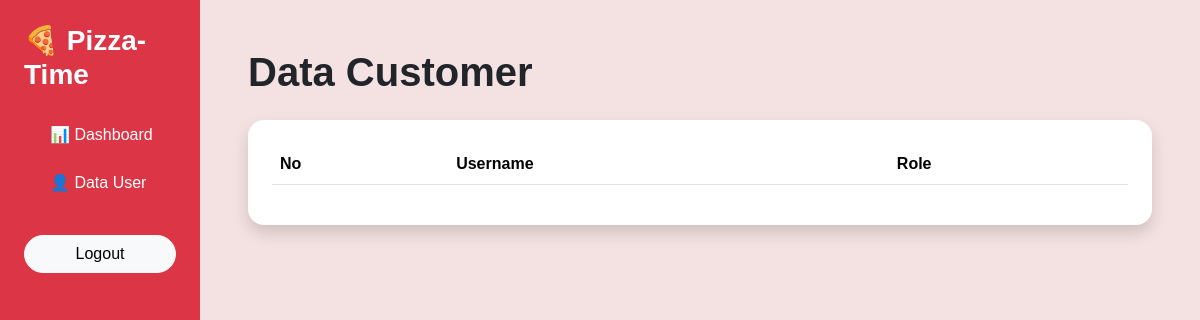
/admin/data_users.php (signed in), run on an earlier commit of the app's database.
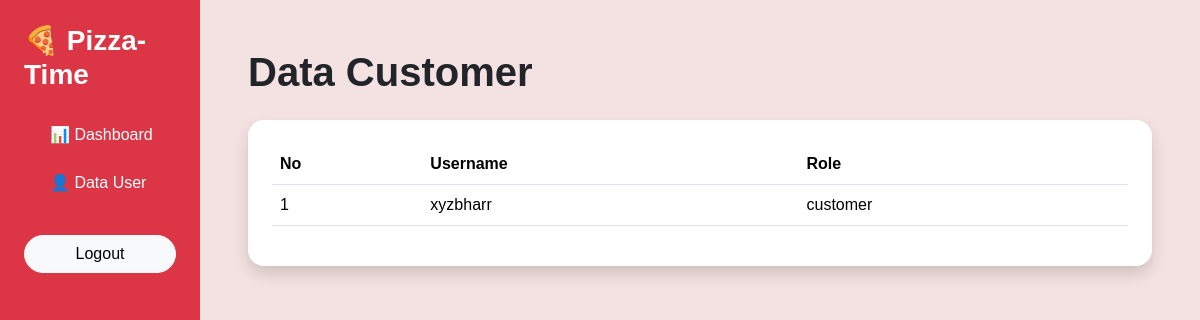
And on a later commit of the database.
### tables this page shows
CREATE TABLE `users` (
  `id` int(11) NOT NULL,
  `username` varchar(100) NOT NULL,
  `password` varchar(255) NOT NULL,
  `role` enum('admin','customer') NOT NULL
);

### admin/data_users.php (the view, shortened to what this page needs)
<?php
include '../koneksi.php';
$user = mysqli_query($koneksi,
    "SELECT * FROM users
     WHERE role='customer'");
?>
<!DOCTYPE html>
<html lang="en">
<head>
    <link href="https://cdn.jsdelivr.net/npm/bootstrap@5.3.8/dist/css/bootstrap.min.css"
          rel="stylesheet">
    <link rel="stylesheet"
          href="../css/style.css">
</head>
<body>
<div class="container-fluid">
    <div class="row">
        <div class="col-md-2 bg-danger min-vh-100 p-4">
            <h3 class="text-white fw-bold mb-4">
                🍕 Pizza-Time
            </h3>
            <ul class="nav flex-column">
                <li class="nav-item mb-2">
                    <a href="dashboard.php"
                       class="nav-link text-white">
                       📊 Dashboard
                    </a>
                </li>
                <li class="nav-item mb-2">
                    <a href="data_users.php"
                       class="nav-link text-white">
                       👤 Data User
                    </a>
                </li>
                <li class="nav-item mt-4">
                    <a href="../logout.php"
                       class="btn btn-light w-100 rounded-pill">
                       Logout
                    </a>
                </li>
            </ul>
        </div>
        <div class="col-md-10 p-5">
            <h1 class="fw-bold mb-4">
                Data Customer
            </h1>
            <div class="card border-0 shadow rounded-4 p-4">
                <table class="table table-hover">
                    <thead>
                        <tr>
                            <th>No</th>
                            <th>Username</th>
                            <th>Role</th>
                        </tr>
                    </thead>
                    <tbody>
                        <?php
                        $no = 1;
                        while($data = mysqli_fetch_assoc($user)) :
                        ?>
                        <tr>
                            <td>
                                <?php echo $no++; ?>
                            </td>
                            <td>
                                <?php echo $data['username']; ?>
                            </td>
                            <td>
                                <?php echo $data['role']; ?>
                            </td>
                        </tr>
                        <?php endwhile; ?>
                    </tbody>
                </table>
            </div>
        </div>
    </div>
</div>
</body>
</html>

What changed in the data, as far as the page shows it:
added users: username "xyzbharr", role "customer"
